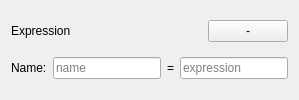
<?xml version="1.0" encoding="UTF-8"?>
<ui version="4.0">
 <class>Expr</class>
 <widget class="QWidget" name="Expr">
  <property name="sizePolicy">
   <sizepolicy hsizetype="Preferred" vsizetype="Fixed">
    <horstretch>0</horstretch>
    <verstretch>0</verstretch>
   </sizepolicy>
  </property>
  <property name="windowTitle">
   <string>Form</string>
  </property>
  <layout class="QVBoxLayout" name="verticalLayout">
   <item>
    <layout class="QHBoxLayout" name="horizontalLayout_2">
     <item>
      <widget class="QLabel" name="label">
       <property name="sizePolicy">
        <sizepolicy hsizetype="Expanding" vsizetype="Preferred">
         <horstretch>0</horstretch>
         <verstretch>0</verstretch>
        </sizepolicy>
       </property>
       <property name="text">
        <string>Expression</string>
       </property>
      </widget>
     </item>
     <item>
      <widget class="QPushButton" name="btnDel">
       <property name="text">
        <string>-</string>
       </property>
      </widget>
     </item>
    </layout>
   </item>
   <item>
    <layout class="QHBoxLayout" name="horizontalLayout">
     <item>
      <widget class="QLabel" name="label_2">
       <property name="text">
        <string>Name:</string>
       </property>
      </widget>
     </item>
     <item>
      <widget class="QLineEdit" name="name">
       <property name="placeholderText">
        <string>name</string>
       </property>
      </widget>
     </item>
     <item>
      <widget class="QLabel" name="label_3">
       <property name="text">
        <string>=</string>
       </property>
      </widget>
     </item>
     <item>
      <widget class="QLineEdit" name="expr">
       <property name="sizePolicy">
        <sizepolicy hsizetype="Expanding" vsizetype="Fixed">
         <horstretch>1</horstretch>
         <verstretch>0</verstretch>
        </sizepolicy>
       </property>
       <property name="placeholderText">
        <string>expression</string>
       </property>
      </widget>
     </item>
    </layout>
   </item>
  </layout>
 </widget>
 <resources/>
 <connections/>
</ui>
